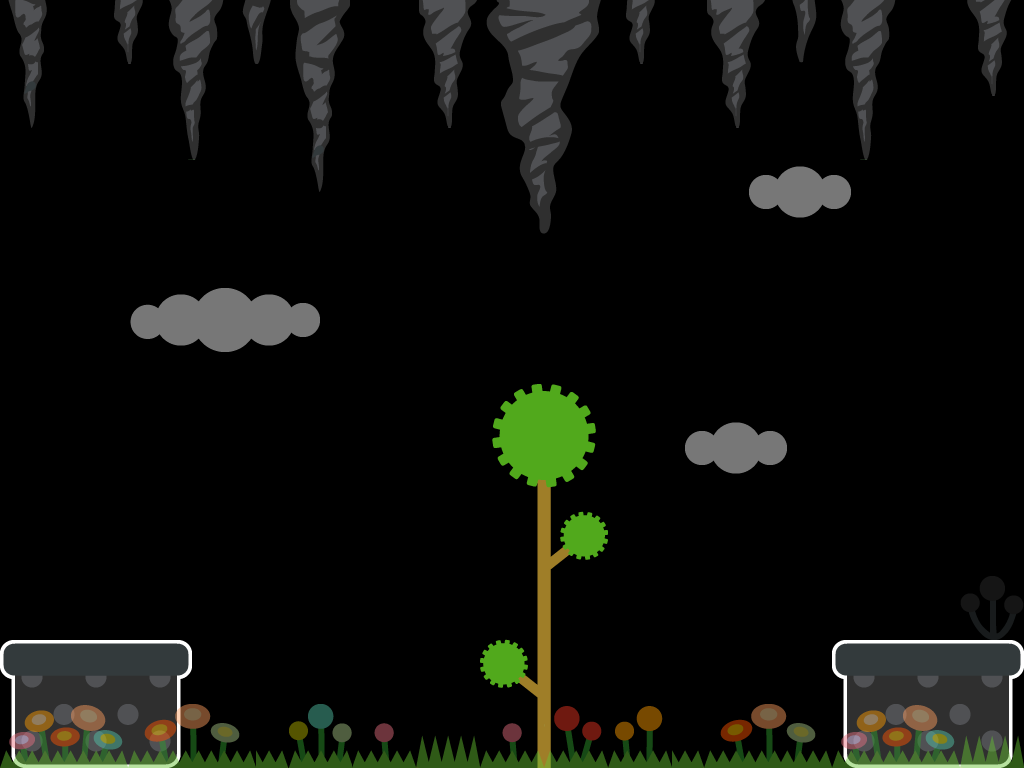

This is a level from a 2D game, rendered from its Tiled map with the project's own tilesets. A one-line summary and the map file follow, with tile-layer data summarised:
An orthogonal 32x24 tile map with 32x32 px tiles, 2 tile layers (Слой тайлов 1, Слой тайлов 2).

<map version="1.0" orientation="orthogonal" renderorder="left-up" width="32" height="24" tilewidth="32" tileheight="32" nextobjectid="1">
 <tileset firstgid="1" source="tileset.tsx" />
 <layer name="Слой тайлов 1" width="32" height="24">
  <data>[768 cells, 204 non-empty, 138 distinct tile ids]</data>
 </layer>
 <layer name="Слой тайлов 2" width="32" height="24" opacity="0.47">
  <data>[768 cells, 94 non-empty, 61 distinct tile ids]</data>
 </layer>
</map>
